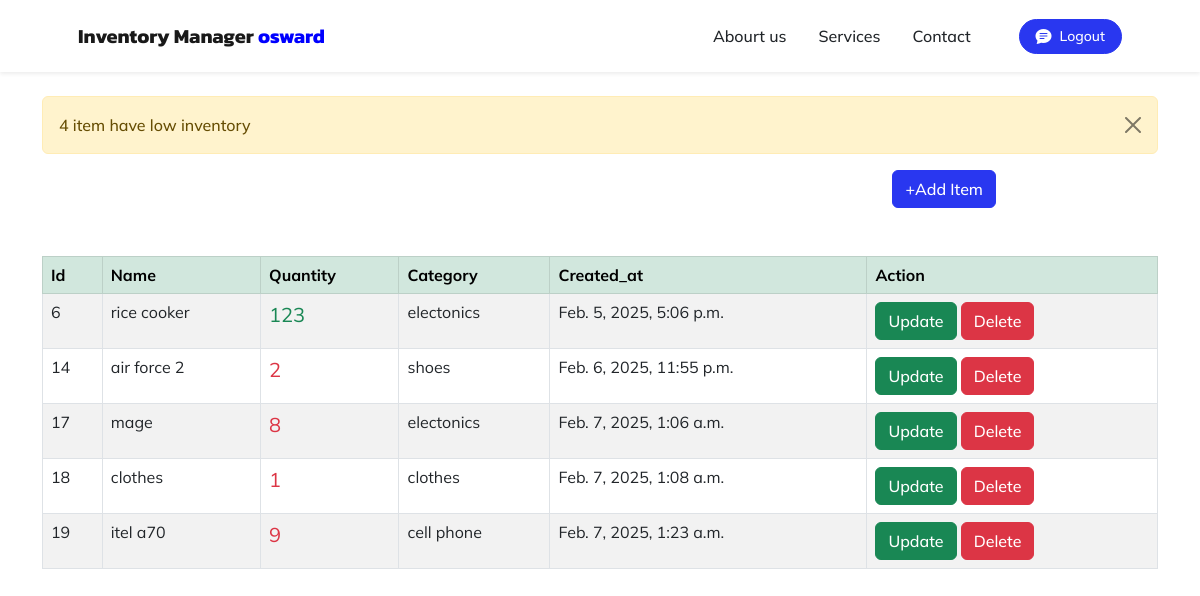
The page /dashboard (signed in) on the database its author committed.
### invetory/models.py (models this page shows, shortened)
class Inventory(models.Model):
    name=models.CharField(max_length=100)
    quantity=models.IntegerField()
    category=models.ForeignKey(Category, on_delete=models.CASCADE)
    created=models.DateTimeField(auto_now_add=True)
    user=models.ForeignKey(User,on_delete=models.CASCADE)

class Category(models.Model):
    name=models.CharField(max_length=100)
    class Meta:
        verbose_name_plural='categories'
    def __str__(self):
        return self.name

### invetory/views.py (the view)
# urls.py: path('dashboard',views.dashboard, name='dashboard'),
def dashboard(request):
    items=Inventory.objects.filter(user=request.user).order_by('id')
    low_invetory=Inventory.objects.filter(
        user=request.user,
        quantity__lte= LOW_QUANTITY
    )
    if low_invetory.count()>0:
        if low_invetory.count()>1:
             messages.success(request,f'{low_invetory.count()} item have low inventory')
        else:
            messages.success(request, f'{low_invetory.count()},Item has low inventory')
    low_invetory_ids=Inventory.objects.filter(
        user=request.user,
        quantity__lte=LOW_QUANTITY
    ).values_list('id',flat=True)
    return render(request,'dashboard.html',{'items':items,'low_invetory_ids':low_invetory_ids})

### invetory/templates/dashboard.html
{%  extends 'base.html' %}
{%load static%}
{% block content%}
<div class="row">
    <div class="col-md-10 col-12 mx-auto-5">
        <div class="d-flex justify-content-end">
            <a href="{%url 'add'%}" class="btn btn-primary" style="float: right;">+Add Item</a>
        </div>
    </div>
</div>
<br><br>
<div class="container">
    <table class="table table-striped table-hover table-bordered ">
        <thead class="table-success">
          <tr>
              <th scope="col">Id</th>
              <th scope="col">Name</th>
              <th scope="col">Quantity</th>
              <th scope="col">Category</th>
              <th scope="col">Created_at</th>
              <th scope="col">Action</th>
          </tr>
        </thead>
        <tbody>
       {% if items%}
            {%for item in items%}
          <tr>
               <td>{{item.id}}</td>
              <td>{{item.name}}</td>
              {%if item.id in low_invetory_ids%}
              <td class="text-danger" style="font-size: 20px;">{{item.quantity}}</td>
              {%else%}
              <td class="text-success" style="font-size: 20px;">{{item.quantity}}</td>
              {%endif%}
              <td>{{item.category}}</td>
              <td>{{item.created}}</td>
              <td>
                <a href="{%url 'update' item.id%}" class="btn btn-success">Update</a>
                <a href="{%url 'delete' item.id%}" class="btn btn-danger">Delete</a>
            </td>
          </tr>
        {%endfor%}
       {%endif%}
        </tbody>
      </table>
</div>
{%endblock%}

### invetory/templates/base.html (shortened to what this page needs)
{% load static %}
<html lang="en">
    <head>
        <link href="https://cdn.jsdelivr.net/npm/bootstrap-icons@1.5.0/font/bootstrap-icons.css" rel="stylesheet" />
        <link href="{% static 'css/styles.css' %}" rel="stylesheet" />
    </head>
    <body id="page-top">
        {%include 'nav.html'%}
        <br><br><br>
        <div class="container">
            <br/>
            {% if messages%}
            {% for message in messages%}
            <div class="alert alert-warning alert-dismissible fade show" role="alert">
            {{message}}
          <button type="button" class="btn-close" data-bs-dismiss="alert" aria-label="Close"></button>
        </div>
            {%endfor%}
            {%endif%}
          </div>
            {%block content%}
            {%endblock%}
    </body>
</html>

### invetory/templates/nav.html (shortened to what this page needs)
<nav class="navbar navbar-expand-lg navbar-light fixed-top shadow-sm" id="mainNav">
    <div class="container px-5">
        <a class="navbar-brand fw-bold" href="#page-top"> Inventory Manager  <span style="font-size: 20px; color: blue;">{{user.username}}</span></a>
        <div class="collapse navbar-collapse" id="navbarResponsive">
            <ul class="navbar-nav ms-auto me-4 my-3 my-lg-0">
                <li class="nav-item"><a class="nav-link me-lg-3" href="{%url 'about' %}">Abourt us</a></li>
                <li class="nav-item"><a class="nav-link me-lg-3" href="{%url 'service'%}">Services</a></li>
                <li class="nav-item"><a class="nav-link me-lg-3" href="{%url 'contact'%}">Contact</a></li>
            </ul>
            {%if user.is_authenticated%}
            <a href="{%url 'logout' %}" style="text-decoration: none;"><button class="btn btn-primary rounded-pill px-3 mb-2 mb-lg-0" data-bs-toggle="modal" data-bs-target="#feedbackModal">
                <span class="d-flex align-items-center">
                    <i class="bi-chat-text-fill me-2"></i>
                    <span class="small">Logout</span>
                </span>
            </button>
        </a>
    {%endif%}
        </div>
    </div>
</nav>

### rows shown on the page
Inventory: id "6", name "rice cooker", quantity "123", category "electonics", created "Feb. 5, 2025, 5:06 p.m."
Inventory: id "14", name "air force 2", quantity "2", category "shoes", created "Feb. 6, 2025, 11:55 p.m."
Inventory: id "17", name "mage", quantity "8", category "electonics", created "Feb. 7, 2025, 1:06 a.m."
Inventory: id "18", name "clothes", quantity "1", category "clothes", created "Feb. 7, 2025, 1:08 a.m."
Inventory: id "19", name "itel a70", quantity "9", category "cell phone", created "Feb. 7, 2025, 1:23 a.m."

### other values the page prints
{{ user.username }} "osward"
{{ message }} "4 item have low inventory"
